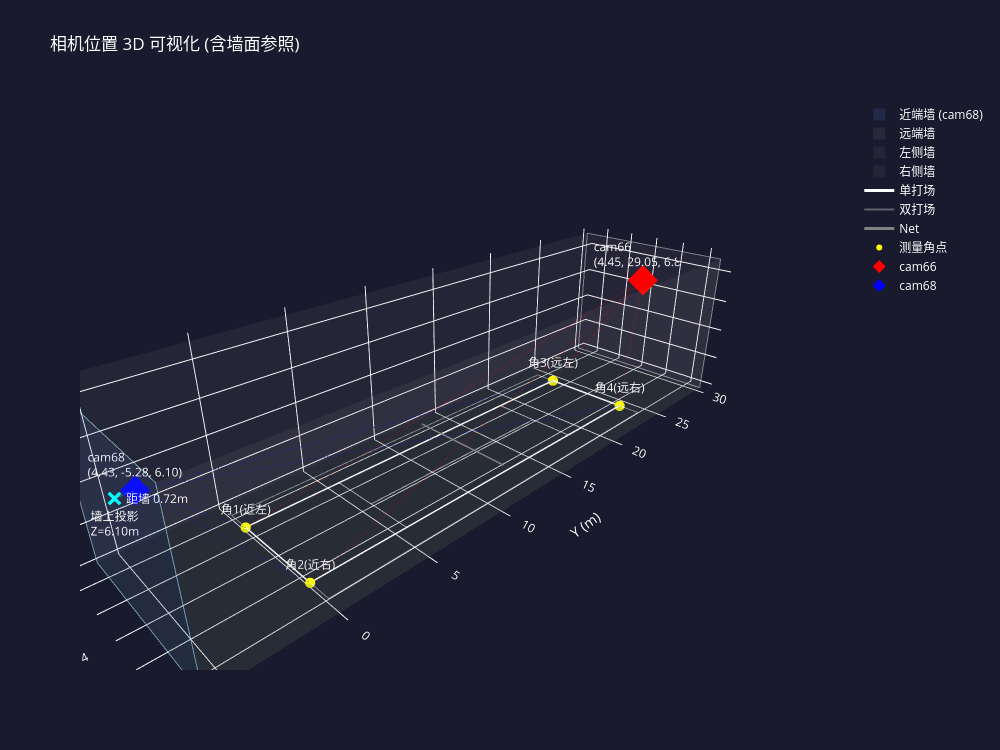

Here is the notebook cell this chart was saved with:
### Code cell
# ============================================================
# 3D 可视化 (带墙面参照物)
# ============================================================
import plotly.graph_objects as go

fig = go.Figure()

# ---- 场地参数 ----
SX_MIN, SX_MAX = 1.37, 6.86
DOUBLES_W = 8.23  # 双打场宽
CL = 23.77
CX = 4.115  # 球场中心 X
NET_Y = 11.885

# ---- 场馆墙面参数 (★ 根据实际场地调整) ----
WALL_NEAR_Y = -6.0    # 近端墙 Y 坐标 (cam68 靠这面墙)
WALL_FAR_Y  = 30.0    # 远端墙 Y 坐标
WALL_LEFT_X = -1.0    # 左侧墙 X 坐标
WALL_RIGHT_X = 9.23   # 右侧墙 X 坐标
WALL_HEIGHT  = 9.0    # 墙高 (米)

# ---- 墙面 (半透明) ----
wall_color = 'rgba(150,150,170,0.15)'
wall_line = dict(color='rgba(150,150,170,0.4)', width=1)

# 近端墙 (cam68 靠这面)
fig.add_trace(go.Mesh3d(
    x=[WALL_LEFT_X, WALL_RIGHT_X, WALL_RIGHT_X, WALL_LEFT_X],
    y=[WALL_NEAR_Y]*4,
    z=[0, 0, WALL_HEIGHT, WALL_HEIGHT],
    i=[0,0], j=[1,2], k=[2,3],
    color='rgba(100,150,255,0.12)', name='近端墙 (cam68)',
    showlegend=True, hoverinfo='name',
))
# 近端墙边框
for x0, x1, z0, z1 in [(WALL_LEFT_X,WALL_RIGHT_X,0,0),
                         (WALL_LEFT_X,WALL_RIGHT_X,WALL_HEIGHT,WALL_HEIGHT),
                         (WALL_LEFT_X,WALL_LEFT_X,0,WALL_HEIGHT),
                         (WALL_RIGHT_X,WALL_RIGHT_X,0,WALL_HEIGHT)]:
    fig.add_trace(go.Scatter3d(
        x=[x0,x1], y=[WALL_NEAR_Y,WALL_NEAR_Y], z=[z0,z1],
        mode='lines', line=dict(color='rgba(100,150,255,0.5)', width=2),
        showlegend=False, hoverinfo='skip',
    ))

# 远端墙
fig.add_trace(go.Mesh3d(
    x=[WALL_LEFT_X, WALL_RIGHT_X, WALL_RIGHT_X, WALL_LEFT_X],
    y=[WALL_FAR_Y]*4,
    z=[0, 0, WALL_HEIGHT, WALL_HEIGHT],
    i=[0,0], j=[1,2], k=[2,3],
    color='rgba(170,170,170,0.10)', name='远端墙',
    showlegend=True, hoverinfo='name',
))
for x0, x1, z0, z1 in [(WALL_LEFT_X,WALL_RIGHT_X,0,0),
                         (WALL_LEFT_X,WALL_RIGHT_X,WALL_HEIGHT,WALL_HEIGHT),
                         (WALL_LEFT_X,WALL_LEFT_X,0,WALL_HEIGHT),
                         (WALL_RIGHT_X,WALL_RIGHT_X,0,WALL_HEIGHT)]:
    fig.add_trace(go.Scatter3d(
        x=[x0,x1], y=[WALL_FAR_Y,WALL_FAR_Y], z=[z0,z1],
        mode='lines', line=dict(color='rgba(170,170,170,0.4)', width=2),
        showlegend=False, hoverinfo='skip',
    ))

# 左侧墙
fig.add_trace(go.Mesh3d(
    x=[WALL_LEFT_X]*4,
    y=[WALL_NEAR_Y, WALL_FAR_Y, WALL_FAR_Y, WALL_NEAR_Y],
    z=[0, 0, WALL_HEIGHT, WALL_HEIGHT],
    i=[0,0], j=[1,2], k=[2,3],
    color='rgba(170,170,170,0.08)', name='左侧墙',
    showlegend=True, hoverinfo='name',
))

# 右侧墙
fig.add_trace(go.Mesh3d(
    x=[WALL_RIGHT_X]*4,
    y=[WALL_NEAR_Y, WALL_FAR_Y, WALL_FAR_Y, WALL_NEAR_Y],
    z=[0, 0, WALL_HEIGHT, WALL_HEIGHT],
    i=[0,0], j=[1,2], k=[2,3],
    color='rgba(170,170,170,0.08)', name='右侧墙',
    showlegend=True, hoverinfo='name',
))

# ---- 地面 ----
fig.add_trace(go.Mesh3d(
    x=[WALL_LEFT_X, WALL_RIGHT_X, WALL_RIGHT_X, WALL_LEFT_X],
    y=[WALL_NEAR_Y, WALL_NEAR_Y, WALL_FAR_Y, WALL_FAR_Y],
    z=[0]*4,
    i=[0,0], j=[1,2], k=[2,3],
    color='rgba(50,80,50,0.15)', name='地面',
    showlegend=False, hoverinfo='skip',
))

# ---- 球场线 ----
court_x = [SX_MIN, SX_MAX, SX_MAX, SX_MIN, SX_MIN]
court_y = [0, 0, CL, CL, 0]
fig.add_trace(go.Scatter3d(
    x=court_x, y=court_y, z=[0]*5,
    mode='lines', line=dict(color='white', width=3), name='单打场'
))

# 双打边线
fig.add_trace(go.Scatter3d(
    x=[0, 0, DOUBLES_W, DOUBLES_W, 0], y=[0, CL, CL, 0, 0], z=[0]*5,
    mode='lines', line=dict(color='rgba(255,255,255,0.3)', width=2), name='双打场'
))

# 中线 & 发球线
fig.add_trace(go.Scatter3d(
    x=[CX, CX], y=[5.485, 18.285], z=[0, 0],
    mode='lines', line=dict(color='rgba(255,255,255,0.5)', width=2),
    showlegend=False,
))
for sy in [5.485, 18.285]:
    fig.add_trace(go.Scatter3d(
        x=[SX_MIN, SX_MAX], y=[sy, sy], z=[0, 0],
        mode='lines', line=dict(color='rgba(255,255,255,0.5)', width=2),
        showlegend=False,
    ))

# ---- 网 ----
fig.add_trace(go.Scatter3d(
    x=[SX_MIN-0.5, SX_MAX+0.5], y=[NET_Y, NET_Y], z=[0.914, 0.914],
    mode='lines', line=dict(color='gray', width=3), name='Net'
))

# ---- 4 个角点 ----
fig.add_trace(go.Scatter3d(
    x=corners[:, 0], y=corners[:, 1], z=corners[:, 2],
    mode='markers+text',
    marker=dict(size=6, color='yellow'),
    text=['角1(近左)', '角2(近右)', '角3(远左)', '角4(远右)'],
    textposition='top center',
    name='测量角点'
))

# ---- 相机位置 ----
if pos66 is not None:
    fig.add_trace(go.Scatter3d(
        x=[pos66[0]], y=[pos66[1]], z=[pos66[2]],
        mode='markers+text',
        marker=dict(size=10, color='red', symbol='diamond'),
        text=[f'cam66<br>({pos66[0]:.2f}, {pos66[1]:.2f}, {pos66[2]:.2f})'],
        textposition='top center',
        name='cam66'
    ))
    for i, c in enumerate(corners):
        fig.add_trace(go.Scatter3d(
            x=[pos66[0], c[0]], y=[pos66[1], c[1]], z=[pos66[2], 0],
            mode='lines', line=dict(color='red', width=1, dash='dot'),
            showlegend=False
        ))
    # cam66 投影到墙面的辅助线
    fig.add_trace(go.Scatter3d(
        x=[pos66[0], pos66[0]], y=[pos66[1], WALL_FAR_Y], z=[pos66[2], pos66[2]],
        mode='lines', line=dict(color='rgba(255,100,100,0.4)', width=1, dash='dash'),
        showlegend=False,
    ))

if pos68 is not None:
    fig.add_trace(go.Scatter3d(
        x=[pos68[0]], y=[pos68[1]], z=[pos68[2]],
        mode='markers+text',
        marker=dict(size=10, color='blue', symbol='diamond'),
        text=[f'cam68<br>({pos68[0]:.2f}, {pos68[1]:.2f}, {pos68[2]:.2f})'],
        textposition='top center',
        name='cam68'
    ))
    for i, c in enumerate(corners):
        fig.add_trace(go.Scatter3d(
            x=[pos68[0], c[0]], y=[pos68[1], c[1]], z=[pos68[2], 0],
            mode='lines', line=dict(color='blue', width=1, dash='dot'),
            showlegend=False
        ))
    # cam68 到近端墙的距离标注
    dist_to_wall = abs(pos68[1] - WALL_NEAR_Y)
    fig.add_trace(go.Scatter3d(
        x=[pos68[0], pos68[0]], y=[pos68[1], WALL_NEAR_Y], z=[pos68[2], pos68[2]],
        mode='lines+text', line=dict(color='rgba(100,150,255,0.6)', width=2, dash='dash'),
        text=['', f'距墙 {dist_to_wall:.2f}m'],
        textposition='middle right',
        showlegend=False,
    ))

# ---- 标注: cam68 在墙上的投影点 ----
if pos68 is not None:
    fig.add_trace(go.Scatter3d(
        x=[pos68[0]], y=[WALL_NEAR_Y], z=[pos68[2]],
        mode='markers+text',
        marker=dict(size=5, color='cyan', symbol='x'),
        text=[f'墙上投影<br>Z={pos68[2]:.2f}m'],
        textposition='bottom center',
        showlegend=False,
    ))

fig.update_layout(
    title='相机位置 3D 可视化 (含墙面参照)',
    scene=dict(
        xaxis_title='X (m)', yaxis_title='Y (m)', zaxis_title='Z (m)',
        aspectmode='data',
        camera=dict(eye=dict(x=1.5, y=-1.5, z=1.0)),
        xaxis=dict(backgroundcolor='rgba(0,0,0,0)'),
        yaxis=dict(backgroundcolor='rgba(0,0,0,0)'),
        zaxis=dict(backgroundcolor='rgba(0,0,0,0)'),
    ),
    width=1000, height=750,
    paper_bgcolor='#1a1a2e',
    font=dict(color='white'),
)
fig.show()

# ---- 打印 cam68 与墙的关系 ----
if pos68 is not None:
    print(f'\n📏 cam68 与近端墙 (Y={WALL_NEAR_Y}) 的距离: {abs(pos68[1] - WALL_NEAR_Y):.2f} m')
    print(f'   如果 cam68 是靠墙安装的，墙的 Y 坐标应该 ≈ {pos68[1]:.2f}')
    print(f'   → 请将 WALL_NEAR_Y 调整为 {pos68[1]:.1f} 或实际测量的墙面位置')

### Figure 1 — Plotly figure (JSON) as saved in the notebook; plotly's stock layout.template omitted (floating-point values rounded to 4 significant figures)
{"data": [{"color": "rgba(100,150,255,0.12)", "hoverinfo": "name", "i": [0, 0], "j": [1, 2], "k": [2, 3], "name": "近端墙 (cam68)", "showlegend": true, "type": "mesh3d", "x": [-1, 9.23, 9.23, -1], "y": [-6, -6, -6, -6], "z": [0, 0, 9, 9]}, {"hoverinfo": "skip", "line": {"color": "rgba(100,150,255,0.5)", "width": 2}, "mode": "lines", "showlegend": false, "type": "scatter3d", "x": [-1, 9.23], "y": [-6, -6], "z": [0, 0]}, {"hoverinfo": "skip", "line": {"color": "rgba(100,150,255,0.5)", "width": 2}, "mode": "lines", "showlegend": false, "type": "scatter3d", "x": [-1, 9.23], "y": [-6, -6], "z": [9, 9]}, {"hoverinfo": "skip", "line": {"color": "rgba(100,150,255,0.5)", "width": 2}, "mode": "lines", "showlegend": false, "type": "scatter3d", "x": [-1, -1], "y": [-6, -6], "z": [0, 9]}, {"hoverinfo": "skip", "line": {"color": "rgba(100,150,255,0.5)", "width": 2}, "mode": "lines", "showlegend": false, "type": "scatter3d", "x": [9.23, 9.23], "y": [-6, -6], "z": [0, 9]}, {"color": "rgba(170,170,170,0.10)", "hoverinfo": "name", "i": [0, 0], "j": [1, 2], "k": [2, 3], "name": "远端墙", "showlegend": true, "type": "mesh3d", "x": [-1, 9.23, 9.23, -1], "y": [30, 30, 30, 30], "z": [0, 0, 9, 9]}, {"hoverinfo": "skip", "line": {"color": "rgba(170,170,170,0.4)", "width": 2}, "mode": "lines", "showlegend": false, "type": "scatter3d", "x": [-1, 9.23], "y": [30, 30], "z": [0, 0]}, {"hoverinfo": "skip", "line": {"color": "rgba(170,170,170,0.4)", "width": 2}, "mode": "lines", "showlegend": false, "type": "scatter3d", "x": [-1, 9.23], "y": [30, 30], "z": [9, 9]}, {"hoverinfo": "skip", "line": {"color": "rgba(170,170,170,0.4)", "width": 2}, "mode": "lines", "showlegend": false, "type": "scatter3d", "x": [-1, -1], "y": [30, 30], "z": [0, 9]}, {"hoverinfo": "skip", "line": {"color": "rgba(170,170,170,0.4)", "width": 2}, "mode": "lines", "showlegend": false, "type": "scatter3d", "x": [9.23, 9.23], "y": [30, 30], "z": [0, 9]}, {"color": "rgba(170,170,170,0.08)", "hoverinfo": "name", "i": [0, 0], "j": [1, 2], "k": [2, 3], "name": "左侧墙", "showlegend": true, "type": "mesh3d", "x": [-1, -1, -1, -1], "y": [-6, 30, 30, -6], "z": [0, 0, 9, 9]}, {"color": "rgba(170,170,170,0.08)", "hoverinfo": "name", "i": [0, 0], "j": [1, 2], "k": [2, 3], "name": "右侧墙", "showlegend": true, "type": "mesh3d", "x": [9.23, 9.23, 9.23, 9.23], "y": [-6, 30, 30, -6], "z": [0, 0, 9, 9]}, {"color": "rgba(50,80,50,0.15)", "hoverinfo": "skip", "i": [0, 0], "j": [1, 2], "k": [2, 3], "name": "地面", "showlegend": false, "type": "mesh3d", "x": [-1, 9.23, 9.23, -1], "y": [-6, -6, 30, 30], "z": [0, 0, 0, 0]}, {"line": {"color": "white", "width": 3}, "mode": "lines", "name": "单打场", "type": "scatter3d", "x": [1.37, 6.86, 6.86, 1.37, 1.37], "y": [0, 0, 23.77, 23.77, 0], "z": [0, 0, 0, 0, 0]}, {"line": {"color": "rgba(255,255,255,0.3)", "width": 2}, "mode": "lines", "name": "双打场", "type": "scatter3d", "x": [0, 0, 8.23, 8.23, 0], "y": [0, 23.77, 23.77, 0, 0], "z": [0, 0, 0, 0, 0]}, {"line": {"color": "rgba(255,255,255,0.5)", "width": 2}, "mode": "lines", "showlegend": false, "type": "scatter3d", "x": [4.115, 4.115], "y": [5.485, 18.29], "z": [0, 0]}, {"line": {"color": "rgba(255,255,255,0.5)", "width": 2}, "mode": "lines", "showlegend": false, "type": "scatter3d", "x": [1.37, 6.86], "y": [5.485, 5.485], "z": [0, 0]}, {"line": {"color": "rgba(255,255,255,0.5)", "width": 2}, "mode": "lines", "showlegend": false, "type": "scatter3d", "x": [1.37, 6.86], "y": [18.29, 18.29], "z": [0, 0]}, {"line": {"color": "gray", "width": 3}, "mode": "lines", "name": "Net", "type": "scatter3d", "x": [0.87, 7.36], "y": [11.88, 11.88], "z": [0.914, 0.914]}, {"marker": {"color": "yellow", "size": 6}, "mode": "markers+text", "name": "测量角点", "text": ["角1(近左)", "角2(近右)", "角3(远左)", "角4(远右)"], "textposition": "top center", "type": "scatter3d", "x": [1.37, 6.86, 1.37, 6.86], "y": [0.0, 0.0, 23.77, 23.77], "z": [0.0, 0.0, 0.0, 0.0]}, {"marker": {"color": "red", "size": 10, "symbol": "diamond"}, "mode": "markers+text", "name": "cam66", "text": ["cam66<br>(4.45, 29.05, 6.83)"], "textposition": "top center", "type": "scatter3d", "x": [4.446], "y": [29.05], "z": [6.83]}, {"line": {"color": "red", "dash": "dot", "width": 1}, "mode": "lines", "showlegend": false, "type": "scatter3d", "x": [4.446, 1.37], "y": [29.05, 0], "z": [6.83, 0]}, {"line": {"color": "red", "dash": "dot", "width": 1}, "mode": "lines", "showlegend": false, "type": "scatter3d", "x": [4.446, 6.86], "y": [29.05, 0], "z": [6.83, 0]}, {"line": {"color": "red", "dash": "dot", "width": 1}, "mode": "lines", "showlegend": false, "type": "scatter3d", "x": [4.446, 1.37], "y": [29.05, 23.77], "z": [6.83, 0]}, {"line": {"color": "red", "dash": "dot", "width": 1}, "mode": "lines", "showlegend": false, "type": "scatter3d", "x": [4.446, 6.86], "y": [29.05, 23.77], "z": [6.83, 0]}, {"line": {"color": "rgba(255,100,100,0.4)", "dash": "dash", "width": 1}, "mode": "lines", "showlegend": false, "type": "scatter3d", "x": [4.446, 4.446], "y": [29.05, 30], "z": [6.83, 6.83]}, {"marker": {"color": "blue", "size": 10, "symbol": "diamond"}, "mode": "markers+text", "name": "cam68", "text": ["cam68<br>(4.43, -5.28, 6.10)"], "textposition": "top center", "type": "scatter3d", "x": [4.431], "y": [-5.278], "z": [6.096]}, {"line": {"color": "blue", "dash": "dot", "width": 1}, "mode": "lines", "showlegend": false, "type": "scatter3d", "x": [4.431, 1.37], "y": [-5.278, 0], "z": [6.096, 0]}, {"line": {"color": "blue", "dash": "dot", "width": 1}, "mode": "lines", "showlegend": false, "type": "scatter3d", "x": [4.431, 6.86], "y": [-5.278, 0], "z": [6.096, 0]}, {"line": {"color": "blue", "dash": "dot", "width": 1}, "mode": "lines", "showlegend": false, "type": "scatter3d", "x": [4.431, 1.37], "y": [-5.278, 23.77], "z": [6.096, 0]}, {"line": {"color": "blue", "dash": "dot", "width": 1}, "mode": "lines", "showlegend": false, "type": "scatter3d", "x": [4.431, 6.86], "y": [-5.278, 23.77], "z": [6.096, 0]}, {"line": {"color": "rgba(100,150,255,0.6)", "dash": "dash", "width": 2}, "mode": "lines+text", "showlegend": false, "text": ["", "距墙 0.72m"], "textposition": "middle right", "type": "scatter3d", "x": [4.431, 4.431], "y": [-5.278, -6], "z": [6.096, 6.096]}, {"marker": {"color": "cyan", "size": 5, "symbol": "x"}, "mode": "markers+text", "showlegend": false, "text": ["墙上投影<br>Z=6.10m"], "textposition": "bottom center", "type": "scatter3d", "x": [4.431], "y": [-6], "z": [6.096]}], "layout": {"font": {"color": "white"}, "height": 750, "paper_bgcolor": "#1a1a2e", "scene": {"aspectmode": "data", "camera": {"eye": {"x": 1.5, "y": -1.5, "z": 1}}, "xaxis": {"backgroundcolor": "rgba(0,0,0,0)", "title": {"text": "X (m)"}}, "yaxis": {"backgroundcolor": "rgba(0,0,0,0)", "title": {"text": "Y (m)"}}, "zaxis": {"backgroundcolor": "rgba(0,0,0,0)", "title": {"text": "Z (m)"}}}, "title": {"text": "相机位置 3D 可视化 (含墙面参照)"}, "width": 1000}}
